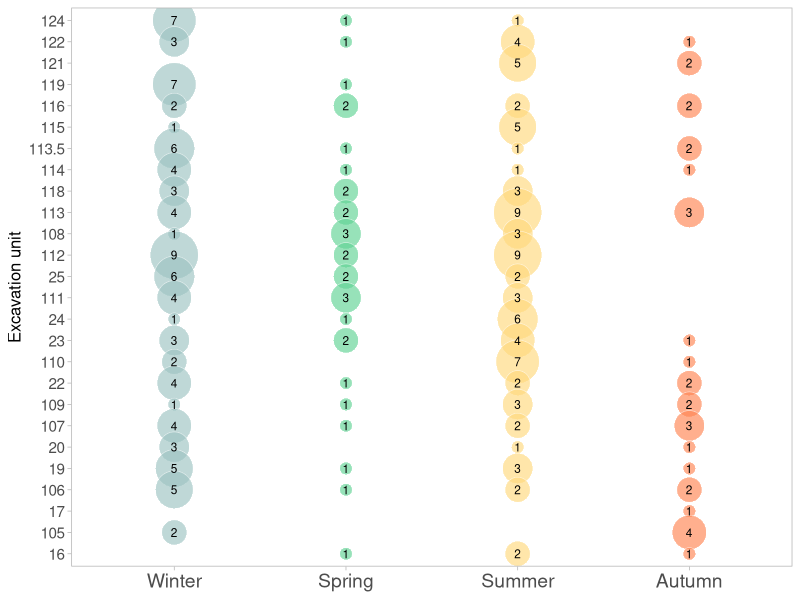
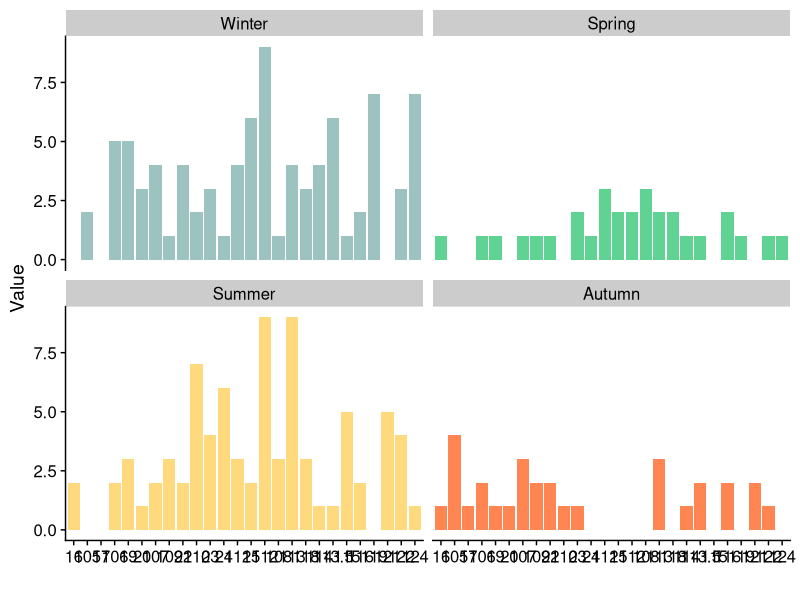
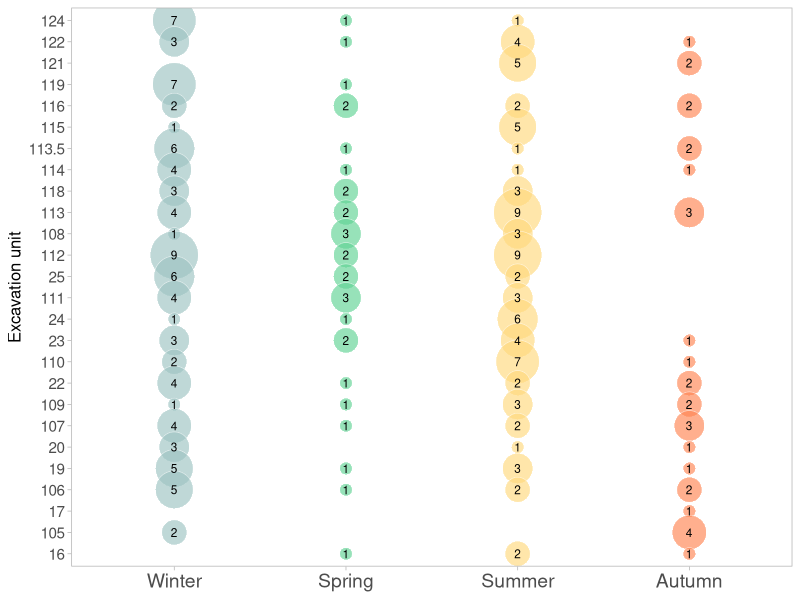

Generate these figures, in order, with R:

library(readxl)
library(tidyverse)
library(here)
library(cowplot)

data <- read_csv(here("data","raw","zukovica_seasons.csv"))

data_long <- data %>%
  pivot_longer(
    cols = Winter:Autumn,
    names_to = "Season",
    values_to = "Value"
  )

data_long$Season <- factor(data_long$Season,
                           levels = c("Winter", "Spring", "Summer", "Autumn"))


season_colors <- c(
  Winter = "#9DC3C1",
  Spring = "#60D394",  
  Summer = "#FFD97D", 
  Autumn = "#FF8552"
)


season_bubbles <- ggplot(data_long,
                         aes(x = Season,
                             y = factor(excavation_unit,
                                        levels = rev(unique(excavation_unit))),
                             size = Value,
                             fill = Season)) +
  
  geom_point(shape = 21,
             colour = "white",
             stroke = 0.3,
             alpha = 0.65,
             na.rm = TRUE) +
  
  geom_text(aes(label = Value),
            size = 3,
            colour = "black",
            na.rm = TRUE) +
  
  scale_size(range = c(4,16)) +
  
  scale_fill_manual(values = season_colors) +
  
  labs(
    x = NULL,
    y = "Excavation unit"
  ) +
  
  theme_light() +
  
  theme(
    legend.position = "",
    panel.grid = element_blank(),
    axis.title.y = element_text(size = 12, face = "plain"),
    axis.text.x = element_text(size = 14),
    axis.text.y = element_text(size = 11)
  )

print(season_bubbles)

ggsave(
  "allunits.png",
  season_bubbles,
  width = 15,
  height = 7,
  dpi = 300
)




data_long %>%
  ggplot()+ aes(x = factor(excavation_unit, levels = rev(unique(excavation_unit))), y = Value, fill = Season) +
  geom_bar( stat = "identity")+
  scale_fill_manual(values = season_colors)+
  theme_cowplot()+
  theme(legend.position = "")+
  facet_wrap(~Season)+
  labs(x="")
